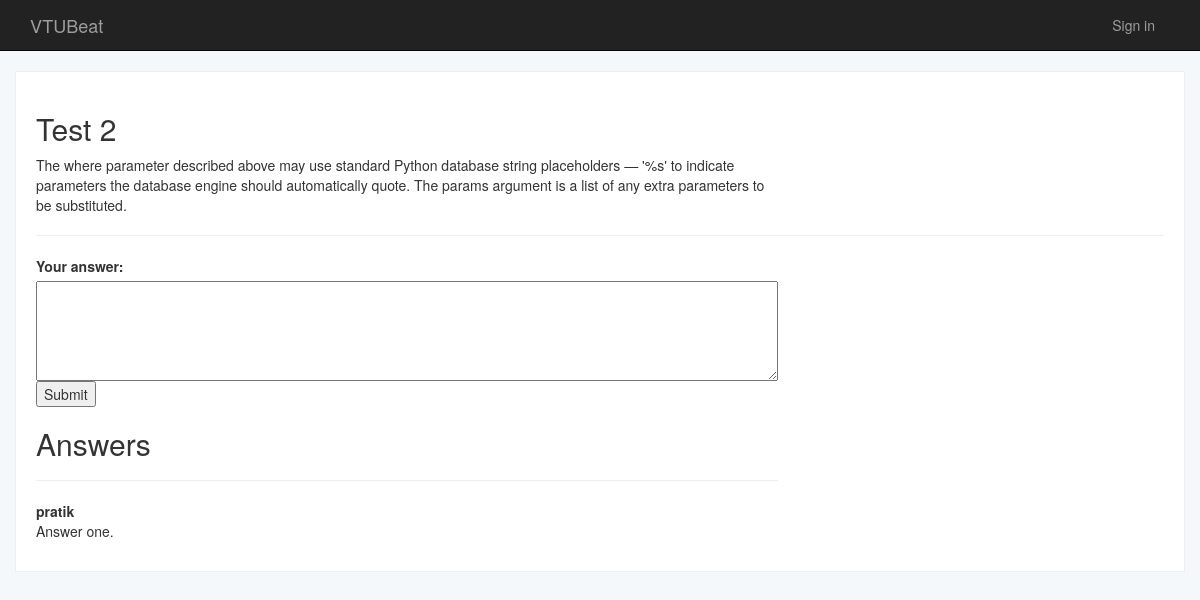
Page /query/test-2 on the committed database.
### post/models.py (models this page shows, shortened)
class Query(models.Model):
    title = models.CharField(max_length=255)
    query_details = models.TextField()
    date = models.DateTimeField(default = datetime.now)
    query_by = models.ForeignKey(User)
    query_cat = models.ManyToManyField(Category, related_name = "category")
    query_slug = models.SlugField()
    class Meta:
        verbose_name_plural = 'Queries'

class Answer(models.Model):
    answer_text = models.TextField()
    answer_date = models.DateTimeField(default = datetime.now)
    answer_to_query =  models.ForeignKey(Query)
    answer_by = models.ForeignKey(User)
    class Meta:
        verbose_name_plural = 'Answers'
    def __unicode__(self):
		return self.answer_text

### post/views.py (the view)
# urls.py: url(r'^query/(?P<slug>[\w\-]+)/?$',post_views.fetch_query),
def fetch_query(request,slug):
    query = Query.objects.get(query_slug=slug)
    if request.method == 'POST':
        form = AnswerForm(request.POST)
        if form.is_valid():
            new_answer = Answer.objects.create(
                        answer_text = request.POST['answer'],
                        answer_to_query = query,
                        answer_by = request.user
            )
            new_answer.save()
            return HttpResponseRedirect(request.META.get('HTTP_REFERER'))
    else:
        form = AnswerForm()
    answers = Answer.objects.filter(answer_to_query = query)
    return render(request,"query.html",{"query":query,"form":form,"answers":answers},)

### post/forms.py
class AnswerForm(forms.Form):
    answer = forms.CharField(label="Your answer",widget=forms.Textarea)

### templates/query.html (shortened to what this page needs)
{% extends "base.html" %}
{% block content %}
  <div class="container query-container">
    <div class="row">
      <div class="col-md-8">
        <h2>{{ query.title }}</h2>
        {{ query.query_details }}
      </div>
    </div>
    <hr/>
    <div class="row answer-form">
      <div class="col-md-8">
        <form action="{{ query.query_slug }}" method="POST">
            {{ form }}
            <input type="submit" value="Submit" />
        </form>
      </div>
    </div>
    <div class="row">
      <div class="col-md-8">
        <h2>Answers</h2>
        <hr/>
        {% for answer in answers %}
          <b>{{ answer.answer_by }}</b>
          <p>{{ answer }}</p>
        {% endfor %}
      </div>
    </div>
  </div>
{% endblock %}

### static/css/custom.css (style rules this page uses)
body { background-color:#f5f8fa!important; }
.query-container { background:#fff; padding:20px; border-radius:0px; border:1px solid #eee; }
.answer-form input { display:block; }
.answer-form textarea { height:100px; display:block; width:100%; }

### rows in the picture
Query: title "Test 2", query_details "The where parameter described above may use standard Python database string placeholders — '%s' to indicate parameters the database engine should automatically quote. The params argument is a list of any extra parameters to be substituted."
Answer: answer_by "pratik", answer_text "Answer one."
